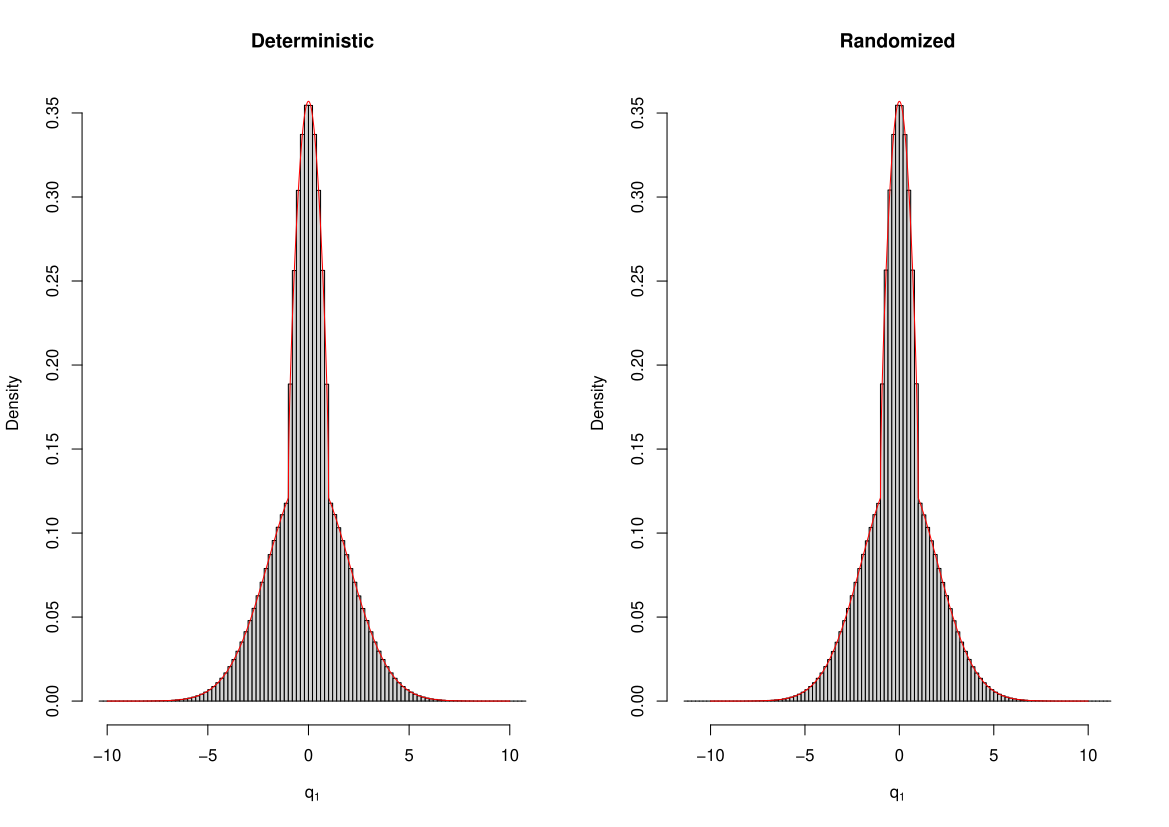

Reproduce this figure in R.
non_randomized_store_matrix <- readRDS("piecewise_smooth/example_scripts/section_5/normal_2d_unit_circle_non_randomized_reflection_non_adaptive_lambda_0_2.RDS")
randomized_store_matrix <- readRDS("piecewise_smooth/example_scripts/section_5/normal_2d_unit_circle_randomized_reflection_non_adaptive_lambda_0_2.RDS")

par(mfrow = c(1, 2))
hist(non_randomized_store_matrix[, 1], probability = T, breaks = 100, xlab = expression(q[1]), main = "Deterministic")
lines(seq(from = -10, to = 10, by = 0.01), marginal_q1_pdf(seq(from = -10, to = 10, by = 0.01)), col = "red")

hist(randomized_store_matrix[, 1], probability = T, breaks = 100, xlab = expression(q[1]), main = "Randomized")
lines(seq(from = -10, to = 10, by = 0.01), marginal_q1_pdf(seq(from = -10, to = 10, by = 0.01)), col = "red")
